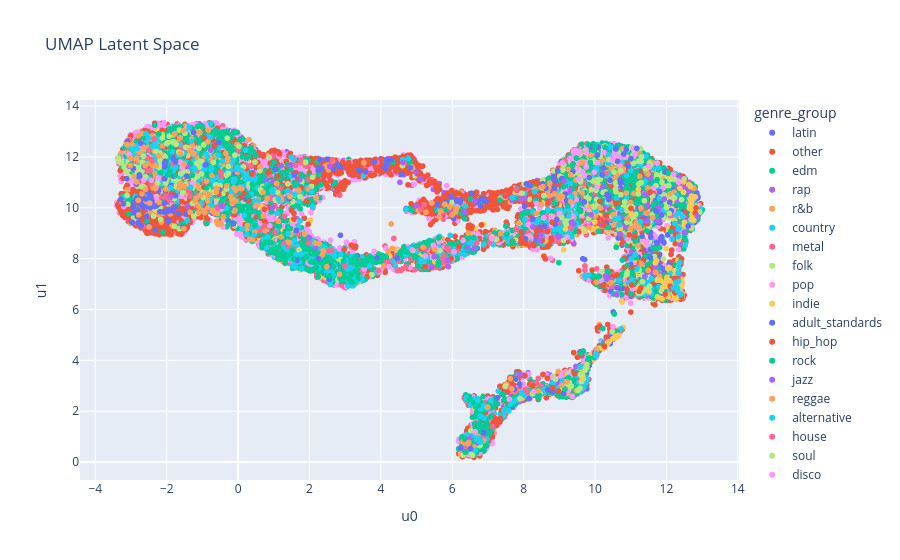
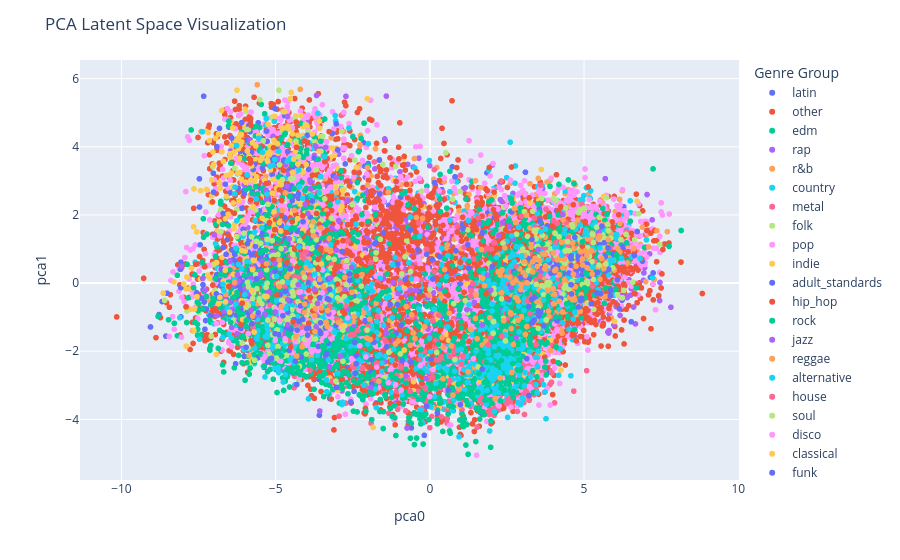

Notebook code for these charts, in order:
### Code cell
import torch
# Trying to visualize latent space using UMAP
from umap import UMAP

encoder.eval()
with torch.no_grad():
    X_train_tensor = torch.from_numpy(X_train_embedding).float().to(device)
    z_mean, z_log_var = encoder(X_train_tensor)
    latent_space = z_mean.cpu().numpy()

umap = UMAP(n_neighbors=20, min_dist=0.1, random_state=42)
z_umap = umap.fit_transform(latent_space)

df_umap = pd.DataFrame({
    "u0": z_umap[:, 0],
    "u1": z_umap[:, 1],
    "genre_group": y_train_embedding
})
fig = px.scatter(df_umap, x="u0", y="u1", color="genre_group", title="UMAP Latent Space")
fig.show()

pca = PCA(n_components=2)
X_train_pca = pca.fit_transform(latent_space)

# Convert the data to a pandas DataFrame
df = pd.DataFrame({
    'pca0': X_train_pca[:, 0],
    'pca1': X_train_pca[:, 1],
    'genre_group': y_train_embedding
})

#Original code line: df = pd.DataFrame({'pca0': X_train_pca[:, 0], 'pca1': X_train_pca[:, 1], 'genre_group': y_train_embedding})

# Create a scatter plot using Plotly
fig = px.scatter(df, x='pca0', y='pca1', color='genre_group')

# Add labels and adjust the layout
fig.update_layout(
    title='PCA Latent Space Visualization',
    xaxis_title='pca0',
    yaxis_title='pca1',
    legend_title='Genre Group'
)

# Display the plot
fig.show()

### Figure 1 — Plotly figure (JSON) as saved in the notebook; plotly's stock layout.template omitted (floating-point values rounded to 4 significant figures; data arrays with more than 128 entries replaced by an {"elided": "..."} marker saying what was removed)
{"data": [{"hovertemplate": "genre_group=latin<br>u0=%{x}<br>u1=%{y}<extra></extra>", "legendgroup": "latin", "marker": {"color": "#636efa", "symbol": "circle"}, "mode": "markers", "name": "latin", "showlegend": true, "type": "scattergl", "x": {"elided": "501 float values"}, "xaxis": "x", "y": {"elided": "501 float values"}, "yaxis": "y"}, {"hovertemplate": "genre_group=other<br>u0=%{x}<br>u1=%{y}<extra></extra>", "legendgroup": "other", "marker": {"color": "#EF553B", "symbol": "circle"}, "mode": "markers", "name": "other", "showlegend": true, "type": "scattergl", "x": {"elided": "5756 float values"}, "xaxis": "x", "y": {"elided": "5756 float values"}, "yaxis": "y"}, {"hovertemplate": "genre_group=edm<br>u0=%{x}<br>u1=%{y}<extra></extra>", "legendgroup": "edm", "marker": {"color": "#00cc96", "symbol": "circle"}, "mode": "markers", "name": "edm", "showlegend": true, "type": "scattergl", "x": {"elided": "249 float values"}, "xaxis": "x", "y": {"elided": "249 float values"}, "yaxis": "y"}, {"hovertemplate": "genre_group=rap<br>u0=%{x}<br>u1=%{y}<extra></extra>", "legendgroup": "rap", "marker": {"color": "#ab63fa", "symbol": "circle"}, "mode": "markers", "name": "rap", "showlegend": true, "type": "scattergl", "x": {"elided": "1027 float values"}, "xaxis": "x", "y": {"elided": "1027 float values"}, "yaxis": "y"}, {"hovertemplate": "genre_group=r&b<br>u0=%{x}<br>u1=%{y}<extra></extra>", "legendgroup": "r&b", "marker": {"color": "#FFA15A", "symbol": "circle"}, "mode": "markers", "name": "r&b", "showlegend": true, "type": "scattergl", "x": {"elided": "770 float values"}, "xaxis": "x", "y": {"elided": "770 float values"}, "yaxis": "y"}, {"hovertemplate": "genre_group=country<br>u0=%{x}<br>u1=%{y}<extra></extra>", "legendgroup": "country", "marker": {"color": "#19d3f3", "symbol": "circle"}, "mode": "markers", "name": "country", "showlegend": true, "type": "scattergl", "x": {"elided": "1643 float values"}, "xaxis": "x", "y": {"elided": "1643 float values"}, "yaxis": "y"}, {"hovertemplate": "genre_group=metal<br>u0=%{x}<br>u1=%{y}<extra></extra>", "legendgroup": "metal", "marker": {"color": "#FF6692", "symbol": "circle"}, "mode": "markers", "name": "metal", "showlegend": true, "type": "scattergl", "x": {"elided": "1077 float values"}, "xaxis": "x", "y": {"elided": "1077 float values"}, "yaxis": "y"}, {"hovertemplate": "genre_group=folk<br>u0=%{x}<br>u1=%{y}<extra></extra>", "legendgroup": "folk", "marker": {"color": "#B6E880", "symbol": "circle"}, "mode": "markers", "name": "folk", "showlegend": true, "type": "scattergl", "x": {"elided": "455 float values"}, "xaxis": "x", "y": {"elided": "455 float values"}, "yaxis": "y"}, {"hovertemplate": "genre_group=pop<br>u0=%{x}<br>u1=%{y}<extra></extra>", "legendgroup": "pop", "marker": {"color": "#FF97FF", "symbol": "circle"}, "mode": "markers", "name": "pop", "showlegend": true, "type": "scattergl", "x": {"elided": "5758 float values"}, "xaxis": "x", "y": {"elided": "5758 float values"}, "yaxis": "y"}, {"hovertemplate": "genre_group=indie<br>u0=%{x}<br>u1=%{y}<extra></extra>", "legendgroup": "indie", "marker": {"color": "#FECB52", "symbol": "circle"}, "mode": "markers", "name": "indie", "showlegend": true, "type": "scattergl", "x": {"elided": "722 float values"}, "xaxis": "x", "y": {"elided": "722 float values"}, "yaxis": "y"}, {"hovertemplate": "genre_group=adult_standards<br>u0=%{x}<br>u1=%{y}<extra></extra>", "legendgroup": "adult_standards", "marker": {"color": "#636efa", "symbol": "circle"}, "mode": "markers", "name": "adult_standards", "showlegend": true, "type": "scattergl", "x": {"elided": "567 float values"}, "xaxis": "x", "y": {"elided": "567 float values"}, "yaxis": "y"}, {"hovertemplate": "genre_group=hip_hop<br>u0=%{x}<br>u1=%{y}<extra></extra>", "legendgroup": "hip_hop", "marker": {"color": "#EF553B", "symbol": "circle"}, "mode": "markers", "name": "hip_hop", "showlegend": true, "type": "scattergl", "x": {"elided": "2257 float values"}, "xaxis": "x", "y": {"elided": "2257 float values"}, "yaxis": "y"}, {"hovertemplate": "genre_group=rock<br>u0=%{x}<br>u1=%{y}<extra></extra>", "legendgroup": "rock", "marker": {"color": "#00cc96", "symbol": "circle"}, "mode": "markers", "name": "rock", "showlegend": true, "type": "scattergl", "x": {"elided": "2545 float values"}, "xaxis": "x", "y": {"elided": "2545 float values"}, "yaxis": "y"}, {"hovertemplate": "genre_group=jazz<br>u0=%{x}<br>u1=%{y}<extra></extra>", "legendgroup": "jazz", "marker": {"color": "#ab63fa", "symbol": "circle"}, "mode": "markers", "name": "jazz", "showlegend": true, "type": "scattergl", "x": [8.516, 0.9868, 10.05, 11.34, 12.41, 10.52, 8.442, 10.22, 11.47, 11.45, 10.76, 11.56, 9.463, 11.78, 11.76, 11.53, 12.29, 8.204, 11.84, 6.444, 11.45, 9.565, 12.78, 12.38, 5.718, 12.5, 12.31, 10.89, 10.78, 12.27, 12.82, 10.74, 11.67, 12.35, -1.683, 9.159, 12.26, 11.61, 11.61, 12.27, -2.542, 11.9, 10.27, 12.26, 7.12, 10.35, 10.33, 10.18, 11.43, 12.38, 12.41, 7.885, 1.079, 12.61, 12.32, 11.58, 7.928, 12.56, 12.3, 12.37, 8.701, 12.2, 12.3, 10.01, 9.295, 8.96, 10.31, 12.28, 12.32, 8.901, 12.3, 11.82, 12.31, 12.75, 11.7, 9.062, 6.582, 10.02, 11.46, 7.966, 0.7873, 9.489, 12.15, 11.47, 8.16, 10.27, 5.955, 9.668, 8.024, 12.49, 12.29, 11.58, 11.34, 9.661, 11.24, 12.64, 9.784, 8.643, 12.64, 11.1, 12.33, 11.32, 10.61, 12.33, 8.175, 8.963, 11.03, 5.704, 7.663], "xaxis": "x", "y": [8.665, 11.02, 10.34, 7.325, 7.277, 9.312, 2.874, 10.82, 10.54, 6.535, 9.299, 11.17, 3.761, 10.03, 9.472, 9.404, 11.2, 9.478, 9.894, 0.7292, 7.189, 3.166, 9.619, 11.15, 7.861, 10.64, 9.329, 9.233, 11.37, 6.869, 9.791, 9.627, 7.734, 7.268, 10.82, 10.36, 6.488, 9.586, 7.346, 10.33, 9.979, 9.803, 12.29, 9.021, 8.758, 9.269, 4.667, 9.316, 9.486, 11.1, 10.95, 2.376, 10.52, 10.9, 6.98, 11.45, 10.34, 9.522, 10.8, 8.581, 9.423, 6.874, 10.3, 10.48, 10.67, 3.092, 4.745, 6.844, 6.963, 3.177, 7.279, 7.392, 6.942, 9.779, 7.693, 3.156, 1.044, 10.06, 10.13, 8.951, 11.07, 3.479, 7.13, 11.2, 8.794, 10.03, 8.054, 3.139, 10.37, 10.8, 9.204, 7.479, 9.643, 2.845, 9.508, 11.0, 3.267, 9.707, 10.66, 9.986, 7.187, 10.59, 10.88, 7.345, 9.412, 9.773, 8.273, 8.289, 10.3], "yaxis": "y"}, {"hovertemplate": "genre_group=reggae<br>u0=%{x}<br>u1=%{y}<extra></extra>", "legendgroup": "reggae", "marker": {"color": "#FFA15A", "symbol": "circle"}, "mode": "markers", "name": "reggae", "showlegend": true, "type": "scattergl", "x": {"elided": "250 float values"}, "xaxis": "x", "y": {"elided": "250 float values"}, "yaxis": "y"}, {"hovertemplate": "genre_group=alternative<br>u0=%{x}<br>u1=%{y}<extra></extra>", "legendgroup": "alternative", "marker": {"color": "#19d3f3", "symbol": "circle"}, "mode": "markers", "name": "alternative", "showlegend": true, "type": "scattergl", "x": {"elided": "645 float values"}, "xaxis": "x", "y": {"elided": "645 float values"}, "yaxis": "y"}, {"hovertemplate": "genre_group=house<br>u0=%{x}<br>u1=%{y}<extra></extra>", "legendgroup": "house", "marker": {"color": "#FF6692", "symbol": "circle"}, "mode": "markers", "name": "house", "showlegend": true, "type": "scattergl", "x": {"elided": "178 float values"}, "xaxis": "x", "y": {"elided": "178 float values"}, "yaxis": "y"}, {"hovertemplate": "genre_group=soul<br>u0=%{x}<br>u1=%{y}<extra></extra>", "legendgroup": "soul", "marker": {"color": "#B6E880", "symbol": "circle"}, "mode": "markers", "name": "soul", "showlegend": true, "type": "scattergl", "x": {"elided": "351 float values"}, "xaxis": "x", "y": {"elided": "351 float values"}, "yaxis": "y"}, {"hovertemplate": "genre_group=disco<br>u0=%{x}<br>u1=%{y}<extra></extra>", "legendgroup": "disco", "marker": {"color": "#FF97FF", "symbol": "circle"}, "mode": "markers", "name": "disco", "showlegend": true, "type": "scattergl", "x": [10.07, 11.05, -1.627, 8.671, 5.541, 9.498, 10.68, -1.282, 0.8868, 9.538, 9.082, 10.04, -2.28, 6.645, 10.58, 8.774, 9.29, 11.5, 6.004, -1.568, 1.255, 9.65, 8.767, 9.453, 9.138, 9.767, 9.365, 9.373, 11.11, 11.91, 12.24, 9.117, 8.559, -0.4215, 11.08, 9.228, 1.11, 8.282, 8.352, -2.65, 9.21, 9.472, -2.706, 8.71, 9.404, 8.28, 10.69, 10.93, 9.745, 8.133, 10.25, 10.82, 5.469, 6.303, 10.55, 9.297, 12.2, 10.49, 9.749, 11.64, 9.539, 4.88, 7.113, 7.598, 9.747, 9.478, -3.052, 5.495, -2.429, 9.978, 10.53, 0.1698, 0.04804, 9.46, 5.243, -2.232, 8.782, 9.151, 9.556, 10.05, 12.34, 8.122, 3.533, 6.136, 9.713, 9.493, 9.482, 8.155, 8.139, 10.61, 11.74, 9.002, 10.01, -2.294, 9.341, 9.368, 10.17, 9.423, 5.626, 10.38, 6.045, 10.39, 8.362, -3.205], "xaxis": "x", "y": [11.77, 6.812, 11.8, 8.902, 8.393, 11.8, 11.97, 10.97, 9.294, 12.11, 11.77, 12.17, 10.28, 1.187, 12.08, 9.462, 3.367, 11.64, 7.998, 11.59, 10.33, 11.41, 9.625, 12.05, 10.73, 12.41, 2.588, 11.83, 12.08, 10.78, 7.07, 10.32, 9.605, 12.23, 12.34, 2.784, 8.743, 2.77, 8.989, 11.07, 8.842, 10.32, 12.44, 8.876, 12.15, 8.807, 11.69, 8.8, 11.79, 9.341, 12.18, 11.99, 8.521, 8.721, 12.2, 11.95, 11.32, 11.88, 11.61, 10.77, 11.13, 8.342, 8.792, 2.466, 12.17, 12.18, 12.09, 8.326, 11.08, 11.4, 12.11, 10.33, 9.377, 11.99, 8.104, 11.17, 9.324, 10.7, 12.23, 10.81, 11.01, 10.91, 7.582, 10.04, 11.26, 11.51, 12.14, 8.9, 8.869, 12.01, 11.76, 9.79, 12.15, 10.37, 10.12, 9.674, 11.29, 12.26, 8.67, 9.317, 8.271, 10.46, 10.17, 10.05], "yaxis": "y"}, {"hovertemplate": "genre_group=classical<br>u0=%{x}<br>u1=%{y}<extra></extra>", "legendgroup": "classical", "marker": {"color": "#FECB52", "symbol": "circle"}, "mode": "markers", "name": "classical", "showlegend": true, "type": "scattergl", "x": {"elided": "138 float values"}, "xaxis": "x", "y": {"elided": "138 float values"}, "yaxis": "y"}, {"hovertemplate": "genre_group=funk<br>u0=%{x}<br>u1=%{y}<extra></extra>", "legendgroup": "funk", "marker": {"color": "#636efa", "symbol": "circle"}, "mode": "markers", "name": "funk", "showlegend": true, "type": "scattergl", "x": {"elided": "189 float values"}, "xaxis": "x", "y": {"elided": "189 float values"}, "yaxis": "y"}, {"hovertemplate": "genre_group=ambient<br>u0=%{x}<br>u1=%{y}<extra></extra>", "legendgroup": "ambient", "marker": {"color": "#EF553B", "symbol": "circle"}, "mode": "markers", "name": "ambient", "showlegend": true, "type": "scattergl", "x": [12.23, 12.19, 11.28, 10.96, 5.138, 12.4, 8.769, 11.11, 11.03, 11.01, 8.814, 12.81, 10.13, 8.255, 7.935, 7.342, 7.684, 10.26, 9.426, -0.9599, 10.3, 8.484, 8.347, 11.26, 8.059, 8.795, 5.234, 11.47, 12.27, -0.4246, 8.023, 8.767, 5.025, 12.42, 11.12, -0.4254, 8.396, 0.3087, 12.12, 10.07, 7.334, 10.32, 12.13, 10.21, 1.109, 0.07886, -0.6687, 8.337, 6.192, 8.287, 9.222, 11.13, 10.62, 5.966, 11.35, 12.83, 0.8468, 8.518, -0.5413, 11.3, 1.501, 12.26, 11.55, 12.43, 1.776, 0.3792, 8.667, 11.55, 10.49, 8.976, 10.48, 11.67, 12.32, -0.9443, 12.53, 8.242, 8.36, 12.17, 2.763, 11.97, 1.914, 10.6, 12.24, 7.934, 8.66, 8.71, 10.25, 0.1753, 9.961, 5.447, 12.1, 12.42, 7.933, 11.23], "xaxis": "x", "y": [7.216, 9.24, 6.844, 8.937, 8.405, 7.779, 8.805, 8.882, 6.964, 9.976, 2.913, 9.798, 10.26, 3.0, 8.804, 1.714, 8.684, 9.325, 3.481, 10.81, 7.301, 9.081, 8.912, 9.461, 8.58, 9.432, 7.686, 9.382, 7.079, 12.05, 8.615, 8.704, 11.33, 6.482, 9.432, 12.17, 8.988, 10.29, 6.887, 4.362, 1.576, 9.684, 8.171, 6.931, 11.25, 10.4, 12.44, 9.182, 8.476, 8.517, 9.706, 7.636, 7.359, 8.003, 7.939, 9.996, 11.38, 8.711, 10.53, 9.54, 9.893, 8.932, 7.62, 6.574, 10.79, 11.33, 8.463, 10.62, 7.281, 2.79, 9.232, 6.186, 7.231, 12.75, 9.776, 8.539, 9.101, 6.799, 10.78, 6.607, 10.25, 10.18, 6.663, 9.045, 9.067, 8.547, 4.564, 10.57, 7.079, 8.278, 6.915, 7.996, 8.608, 6.72], "yaxis": "y"}, {"hovertemplate": "genre_group=punk<br>u0=%{x}<br>u1=%{y}<extra></extra>", "legendgroup": "punk", "marker": {"color": "#00cc96", "symbol": "circle"}, "mode": "markers", "name": "punk", "showlegend": true, "type": "scattergl", "x": [-1.966, 5.836, 10.34, -1.914, 3.212, 3.291, 5.602, 9.157, 3.196, 6.484, 0.7774, 9.382, 4.948, 3.32, 7.529, -1.138, 1.165, 3.169, 6.603, 0.03149, 1.915, 3.994, 7.703, -1.98, 3.174, -1.287, 1.562, 3.472, 3.154, -2.164, 6.467, 4.535, 4.574, 9.977, 8.045, 3.27, 2.668, 1.081, 0.3965, 4.721, -3.006, 2.084, 10.38, -0.8827, 3.556, 1.83, 5.035, 5.608, 6.743, 0.4639, 9.866, 11.73, 1.293, 0.9366, 5.618, -1.835, 2.953, 9.118, 8.43, 3.804, 9.259, 3.539, 0.1133, 1.858, 3.354, 6.498, 10.28, 2.136, 3.469, 2.857, 3.168, 3.284, 5.072, -0.533, 9.802, 0.8609, -1.762, 1.47, 3.778, 1.899, 2.245, 2.28, 3.3, 0.0665, 8.404, -1.022, -2.218, 0.2753, 3.196, 2.344, 9.804, 6.363, 6.752, -0.4989, -0.2732, 1.357, 10.0, 3.609, 6.65, 9.876, 1.518, 3.355, 2.188, 9.476, 12.05, -0.0191, 5.269, 9.235, 6.385, 2.572, -1.342, 9.348, 2.367, 2.779, 6.649, 6.355, 6.6, 3.3, 9.714, 3.086, 1.306], "xaxis": "x", "y": [11.31, 9.932, 7.356, 11.45, 7.075, 8.091, 7.743, 2.87, 7.851, 2.477, 8.643, 11.73, 8.052, 7.76, 8.947, 10.71, 8.707, 7.096, 2.33, 10.62, 8.081, 7.885, 8.647, 11.29, 7.395, 11.28, 7.985, 7.905, 7.331, 11.38, 0.7742, 8.234, 8.283, 12.24, 9.839, 7.992, 7.684, 8.366, 10.92, 8.261, 11.71, 7.9, 9.232, 10.79, 7.847, 7.99, 7.708, 7.863, 2.24, 9.304, 11.78, 11.1, 8.834, 8.622, 8.818, 12.99, 7.911, 10.83, 2.636, 7.886, 3.316, 7.75, 9.971, 8.003, 7.226, 0.772, 12.38, 7.898, 7.78, 7.214, 7.943, 7.501, 8.524, 12.14, 12.49, 10.85, 11.27, 8.186, 7.873, 8.811, 7.293, 8.596, 7.848, 11.38, 2.853, 12.09, 12.91, 10.46, 7.85, 8.238, 4.05, 0.3917, 2.35, 12.07, 9.344, 8.065, 12.43, 7.911, 0.823, 12.03, 8.335, 7.425, 7.653, 11.96, 11.36, 10.34, 8.628, 10.08, 8.44, 7.321, 11.74, 10.39, 8.195, 7.482, 0.8008, 0.8928, 8.835, 7.944, 10.59, 7.229, 8.17], "yaxis": "y"}, {"hovertemplate": "genre_group=electronic<br>u0=%{x}<br>u1=%{y}<extra></extra>", "legendgroup": "electronic", "marker": {"color": "#ab63fa", "symbol": "circle"}, "mode": "markers", "name": "electronic", "showlegend": true, "type": "scattergl", "x": [6.714, 10.31, 9.132, 10.34, -0.7687, 1.262, 6.354, 11.41, 11.94, -0.4483, 4.988, 1.727, 6.48, 8.452, 8.998, 1.472, 2.566, 4.613, 8.257, 9.884, 8.969, 2.165, 4.979, -1.89, 12.86, 8.48, 1.993, 0.9761, 5.494, 10.46, 9.345, 5.869, 5.415, 9.401, 6.005, 12.5, 10.7, 5.109, 7.898, -1.416, 6.612, -1.413, 11.48, -3.047, 5.893, 11.4, 10.6, 1.207, 6.434, 6.619], "xaxis": "x", "y": [0.7584, 7.331, 11.05, 7.207, 12.27, 10.33, 9.819, 10.55, 10.35, 10.06, 10.09, 11.1, 0.9101, 8.711, 8.87, 11.69, 11.63, 11.78, 9.248, 9.726, 8.868, 8.43, 11.41, 10.42, 9.677, 8.937, 8.826, 10.01, 8.073, 7.171, 9.433, 7.932, 7.668, 9.367, 9.812, 9.045, 8.972, 11.14, 3.437, 10.05, 8.395, 11.63, 9.466, 11.63, 7.685, 7.306, 6.584, 11.66, 8.437, 10.26], "yaxis": "y"}, {"hovertemplate": "genre_group=gospel<br>u0=%{x}<br>u1=%{y}<extra></extra>", "legendgroup": "gospel", "marker": {"color": "#FFA15A", "symbol": "circle"}, "mode": "markers", "name": "gospel", "showlegend": true, "type": "scattergl", "x": {"elided": "149 float values"}, "xaxis": "x", "y": {"elided": "149 float values"}, "yaxis": "y"}, {"hovertemplate": "genre_group=christian<br>u0=%{x}<br>u1=%{y}<extra></extra>", "legendgroup": "christian", "marker": {"color": "#19d3f3", "symbol": "circle"}, "mode": "markers", "name": "christian", "showlegend": true, "type": "scattergl", "x": [10.68, 10.56, 10.74, 12.23, -0.8969, 9.717, 10.66, 12.34, -0.8582, 6.797, 11.13, 12.27, -0.7201, 12.37, 1.757, 12.46, 12.39, 6.679, 12.3, -1.881, 2.059, 12.31, 12.41, 10.73, 0.08665, 12.26, -1.205, 9.265, -0.02744, 12.32, 12.33, 12.35, -0.5534, 12.19, 0.9679, 1.13, 6.716, -1.327, 7.58, 10.02, 7.632, 8.031, -0.4411, 12.34, 11.58, 12.33, 9.336, 6.776, 6.734, 9.725, 9.585, 11.17, -0.1281, 11.27, 12.33], "xaxis": "x", "y": [9.314, 9.557, 9.914, 9.385, 12.11, 7.334, 9.586, 9.167, 12.02, 0.8305, 8.152, 7.016, 11.07, 7.854, 8.17, 9.676, 6.584, 0.8805, 6.858, 10.79, 10.64, 6.82, 6.607, 5.237, 11.47, 7.064, 11.51, 9.682, 11.51, 6.718, 7.431, 7.65, 12.07, 6.846, 10.61, 10.36, 2.412, 10.81, 2.02, 4.273, 2.269, 9.556, 11.83, 7.111, 7.209, 9.222, 10.45, 0.7772, 0.931, 7.272, 3.725, 7.592, 11.02, 9.45, 8.87], "yaxis": "y"}], "layout": {"legend": {"title": {"text": "genre_group"}, "tracegroupgap": 0}, "title": {"text": "UMAP Latent Space"}, "xaxis": {"anchor": "y", "domain": [0, 1], "title": {"text": "u0"}}, "yaxis": {"anchor": "x", "domain": [0, 1], "title": {"text": "u1"}}}}

### Figure 2 — Plotly figure (JSON) as saved in the notebook; plotly's stock layout.template omitted (floating-point values rounded to 4 significant figures; data arrays with more than 128 entries replaced by an {"elided": "..."} marker saying what was removed)
{"data": [{"hovertemplate": "genre_group=latin<br>pca0=%{x}<br>pca1=%{y}<extra></extra>", "legendgroup": "latin", "marker": {"color": "#636efa", "symbol": "circle"}, "mode": "markers", "name": "latin", "showlegend": true, "type": "scattergl", "x": {"elided": "501 float values"}, "xaxis": "x", "y": {"elided": "501 float values"}, "yaxis": "y"}, {"hovertemplate": "genre_group=other<br>pca0=%{x}<br>pca1=%{y}<extra></extra>", "legendgroup": "other", "marker": {"color": "#EF553B", "symbol": "circle"}, "mode": "markers", "name": "other", "showlegend": true, "type": "scattergl", "x": {"elided": "5756 float values"}, "xaxis": "x", "y": {"elided": "5756 float values"}, "yaxis": "y"}, {"hovertemplate": "genre_group=edm<br>pca0=%{x}<br>pca1=%{y}<extra></extra>", "legendgroup": "edm", "marker": {"color": "#00cc96", "symbol": "circle"}, "mode": "markers", "name": "edm", "showlegend": true, "type": "scattergl", "x": {"elided": "249 float values"}, "xaxis": "x", "y": {"elided": "249 float values"}, "yaxis": "y"}, {"hovertemplate": "genre_group=rap<br>pca0=%{x}<br>pca1=%{y}<extra></extra>", "legendgroup": "rap", "marker": {"color": "#ab63fa", "symbol": "circle"}, "mode": "markers", "name": "rap", "showlegend": true, "type": "scattergl", "x": {"elided": "1027 float values"}, "xaxis": "x", "y": {"elided": "1027 float values"}, "yaxis": "y"}, {"hovertemplate": "genre_group=r&b<br>pca0=%{x}<br>pca1=%{y}<extra></extra>", "legendgroup": "r&b", "marker": {"color": "#FFA15A", "symbol": "circle"}, "mode": "markers", "name": "r&b", "showlegend": true, "type": "scattergl", "x": {"elided": "770 float values"}, "xaxis": "x", "y": {"elided": "770 float values"}, "yaxis": "y"}, {"hovertemplate": "genre_group=country<br>pca0=%{x}<br>pca1=%{y}<extra></extra>", "legendgroup": "country", "marker": {"color": "#19d3f3", "symbol": "circle"}, "mode": "markers", "name": "country", "showlegend": true, "type": "scattergl", "x": {"elided": "1643 float values"}, "xaxis": "x", "y": {"elided": "1643 float values"}, "yaxis": "y"}, {"hovertemplate": "genre_group=metal<br>pca0=%{x}<br>pca1=%{y}<extra></extra>", "legendgroup": "metal", "marker": {"color": "#FF6692", "symbol": "circle"}, "mode": "markers", "name": "metal", "showlegend": true, "type": "scattergl", "x": {"elided": "1077 float values"}, "xaxis": "x", "y": {"elided": "1077 float values"}, "yaxis": "y"}, {"hovertemplate": "genre_group=folk<br>pca0=%{x}<br>pca1=%{y}<extra></extra>", "legendgroup": "folk", "marker": {"color": "#B6E880", "symbol": "circle"}, "mode": "markers", "name": "folk", "showlegend": true, "type": "scattergl", "x": {"elided": "455 float values"}, "xaxis": "x", "y": {"elided": "455 float values"}, "yaxis": "y"}, {"hovertemplate": "genre_group=pop<br>pca0=%{x}<br>pca1=%{y}<extra></extra>", "legendgroup": "pop", "marker": {"color": "#FF97FF", "symbol": "circle"}, "mode": "markers", "name": "pop", "showlegend": true, "type": "scattergl", "x": {"elided": "5758 float values"}, "xaxis": "x", "y": {"elided": "5758 float values"}, "yaxis": "y"}, {"hovertemplate": "genre_group=indie<br>pca0=%{x}<br>pca1=%{y}<extra></extra>", "legendgroup": "indie", "marker": {"color": "#FECB52", "symbol": "circle"}, "mode": "markers", "name": "indie", "showlegend": true, "type": "scattergl", "x": {"elided": "722 float values"}, "xaxis": "x", "y": {"elided": "722 float values"}, "yaxis": "y"}, {"hovertemplate": "genre_group=adult_standards<br>pca0=%{x}<br>pca1=%{y}<extra></extra>", "legendgroup": "adult_standards", "marker": {"color": "#636efa", "symbol": "circle"}, "mode": "markers", "name": "adult_standards", "showlegend": true, "type": "scattergl", "x": {"elided": "567 float values"}, "xaxis": "x", "y": {"elided": "567 float values"}, "yaxis": "y"}, {"hovertemplate": "genre_group=hip_hop<br>pca0=%{x}<br>pca1=%{y}<extra></extra>", "legendgroup": "hip_hop", "marker": {"color": "#EF553B", "symbol": "circle"}, "mode": "markers", "name": "hip_hop", "showlegend": true, "type": "scattergl", "x": {"elided": "2257 float values"}, "xaxis": "x", "y": {"elided": "2257 float values"}, "yaxis": "y"}, {"hovertemplate": "genre_group=rock<br>pca0=%{x}<br>pca1=%{y}<extra></extra>", "legendgroup": "rock", "marker": {"color": "#00cc96", "symbol": "circle"}, "mode": "markers", "name": "rock", "showlegend": true, "type": "scattergl", "x": {"elided": "2545 float values"}, "xaxis": "x", "y": {"elided": "2545 float values"}, "yaxis": "y"}, {"hovertemplate": "genre_group=jazz<br>pca0=%{x}<br>pca1=%{y}<extra></extra>", "legendgroup": "jazz", "marker": {"color": "#ab63fa", "symbol": "circle"}, "mode": "markers", "name": "jazz", "showlegend": true, "type": "scattergl", "x": [-4.063, 0.6389, -3.009, -3.868, -5.282, -4.44, -2.702, -2.473, -5.265, -4.618, -4.42, -4.691, -5.171, -5.296, -5.358, -5.091, -6.098, -3.55, -5.64, 2.693, -3.705, -4.622, -7.294, -6.418, -1.28, -6.22, -5.788, -3.046, -4.772, -5.083, -6.676, -4.004, -5.318, -5.357, 3.454, -3.759, -5.825, -5.082, -4.677, -6.06, 6.388, -5.489, -3.686, -6.484, 0.3237, -3.364, -3.886, -2.731, -5.439, -6.244, -6.347, -1.19, 1.323, -6.91, -4.938, -5.188, -3.498, -6.641, -6.428, -6.987, -4.751, -5.814, -5.809, -3.415, -4.894, -2.495, -3.38, -5.279, -5.23, -3.062, -5.193, -3.044, -5.286, -7.363, -4.608, -2.815, 2.303, -4.447, -5.117, -2.77, 2.851, -3.954, -5.295, -4.886, -3.725, -4.386, -1.461, -5.399, -4.173, -5.855, -6.002, -4.629, -4.726, -5.559, -4.703, -6.491, -5.91, -3.729, -6.207, -4.017, -4.574, -4.852, -3.834, -6.02, -2.678, -5.023, -2.955, -0.7832, -3.502], "xaxis": "x", "y": [0.6322, 1.114, 0.3474, 2.765, 2.953, -0.3177, -1.335, -1.236, -0.2409, 4.889, 0.0814, -0.2761, 0.6478, 0.5681, 1.189, 0.8947, -1.845, -0.07222, 0.1442, 1.298, 4.021, -0.2792, -0.2119, -0.7781, -2.548, -0.5611, 0.6713, 1.581, -1.409, 4.303, -0.8307, -0.4546, 2.722, 2.94, 1.164, -1.741, 4.205, 0.2991, 3.468, 0.9916, -0.3756, 0.2934, -0.9393, 0.6527, -0.1678, 1.165, 3.032, 0.6958, 0.6372, -1.485, -0.05218, 0.01559, -0.1278, -0.9588, 3.643, -0.2888, -0.8934, -0.4067, -1.3, 1.416, -1.532, 4.17, 0.1402, -1.14, -0.9407, -0.9213, 3.982, 4.662, 3.505, -1.129, 2.613, 3.09, 3.686, 0.1348, 3.103, -0.5406, -0.8102, -0.6206, 0.2059, -0.1831, 0.6153, 0.8494, 2.447, -0.6513, 0.2952, -0.09035, -2.314, -0.6489, -0.3921, -0.6493, -0.1636, 2.84, 0.9779, -0.981, -0.3054, -0.5388, -0.3208, -1.199, 0.05292, 0.644, 3.222, -0.6443, 0.2172, 2.873, -0.7847, -1.462, 1.837, -2.719, -1.158], "yaxis": "y"}, {"hovertemplate": "genre_group=reggae<br>pca0=%{x}<br>pca1=%{y}<extra></extra>", "legendgroup": "reggae", "marker": {"color": "#FFA15A", "symbol": "circle"}, "mode": "markers", "name": "reggae", "showlegend": true, "type": "scattergl", "x": {"elided": "250 float values"}, "xaxis": "x", "y": {"elided": "250 float values"}, "yaxis": "y"}, {"hovertemplate": "genre_group=alternative<br>pca0=%{x}<br>pca1=%{y}<extra></extra>", "legendgroup": "alternative", "marker": {"color": "#19d3f3", "symbol": "circle"}, "mode": "markers", "name": "alternative", "showlegend": true, "type": "scattergl", "x": {"elided": "645 float values"}, "xaxis": "x", "y": {"elided": "645 float values"}, "yaxis": "y"}, {"hovertemplate": "genre_group=house<br>pca0=%{x}<br>pca1=%{y}<extra></extra>", "legendgroup": "house", "marker": {"color": "#FF6692", "symbol": "circle"}, "mode": "markers", "name": "house", "showlegend": true, "type": "scattergl", "x": {"elided": "178 float values"}, "xaxis": "x", "y": {"elided": "178 float values"}, "yaxis": "y"}, {"hovertemplate": "genre_group=soul<br>pca0=%{x}<br>pca1=%{y}<extra></extra>", "legendgroup": "soul", "marker": {"color": "#B6E880", "symbol": "circle"}, "mode": "markers", "name": "soul", "showlegend": true, "type": "scattergl", "x": {"elided": "351 float values"}, "xaxis": "x", "y": {"elided": "351 float values"}, "yaxis": "y"}, {"hovertemplate": "genre_group=disco<br>pca0=%{x}<br>pca1=%{y}<extra></extra>", "legendgroup": "disco", "marker": {"color": "#FF97FF", "symbol": "circle"}, "mode": "markers", "name": "disco", "showlegend": true, "type": "scattergl", "x": [-3.59, -2.761, 4.95, -3.482, -1.722, -3.408, -3.136, 3.999, 4.29, -4.694, -3.986, -5.34, 4.534, 1.163, -3.369, -3.789, -2.733, -4.814, -2.27, 4.132, 0.8633, -4.157, -3.853, -4.05, -3.239, -2.073, -4.466, -3.728, -3.912, -5.464, -6.002, -3.425, -3.128, 4.1, -5.011, -2.668, 4.124, -2.124, -4.233, 4.254, -5.765, -3.918, 5.543, -4.45, -4.002, -3.598, -4.241, -2.996, -3.226, -3.303, -3.826, -3.188, -1.108, -0.3141, -2.905, -3.487, -6.918, -4.136, -4.045, -4.982, -3.625, -0.007306, -0.4279, -0.9309, -4.885, -4.356, 5.533, -1.283, 4.173, -2.863, -3.983, 3.066, 4.049, -3.894, -0.2726, 3.846, -3.484, -4.681, -4.487, -2.582, -6.73, -3.259, 1.416, -1.342, -3.241, -3.944, -3.964, -4.194, -3.816, -4.346, -5.54, -3.612, -4.835, 3.842, -3.748, -5.887, -3.3, -4.113, -2.541, -3.38, -1.767, -4.807, -3.694, 6.04], "xaxis": "x", "y": [-0.7947, 3.967, 0.2445, 0.3879, -2.463, -0.4679, -0.8596, 0.4936, -0.6285, -1.637, -0.2649, -2.144, 0.3781, -1.044, -1.474, -0.9305, 0.4827, -0.8486, -1.842, 0.9041, -0.457, -1.461, -1.952, -1.794, -1.34, -2.168, -2.043, -1.962, -1.634, -0.7822, 3.354, -1.582, -1.601, 0.2435, -1.68, -1.021, -1.362, -1.067, -0.2691, 0.1693, -0.2135, -0.4107, 0.9555, 0.6587, -1.399, -0.6012, -0.7903, 1.65, -1.646, -0.4462, -2.032, -1.011, -2.984, -2.425, -1.273, -1.67, -1.185, -0.8268, -1.061, -0.7525, -1.982, -3.333, 0.1111, -3.14, -1.086, -1.722, 0.7707, -2.551, -0.2628, -0.6323, -1.824, -0.1863, -1.197, -1.741, -1.708, 0.7767, -0.2874, -0.8664, -1.87, -0.1726, -1.153, -1.092, -2.22, -2.925, -1.127, -1.572, -1.568, -0.2517, -0.2163, -1.43, -0.8736, -1.816, -2.293, 0.1983, -0.9964, -1.485, -0.9571, -1.845, -2.22, 1.092, -1.832, -0.6472, 0.1824, 0.0699], "yaxis": "y"}, {"hovertemplate": "genre_group=classical<br>pca0=%{x}<br>pca1=%{y}<extra></extra>", "legendgroup": "classical", "marker": {"color": "#FECB52", "symbol": "circle"}, "mode": "markers", "name": "classical", "showlegend": true, "type": "scattergl", "x": {"elided": "138 float values"}, "xaxis": "x", "y": {"elided": "138 float values"}, "yaxis": "y"}, {"hovertemplate": "genre_group=funk<br>pca0=%{x}<br>pca1=%{y}<extra></extra>", "legendgroup": "funk", "marker": {"color": "#636efa", "symbol": "circle"}, "mode": "markers", "name": "funk", "showlegend": true, "type": "scattergl", "x": {"elided": "189 float values"}, "xaxis": "x", "y": {"elided": "189 float values"}, "yaxis": "y"}, {"hovertemplate": "genre_group=ambient<br>pca0=%{x}<br>pca1=%{y}<extra></extra>", "legendgroup": "ambient", "marker": {"color": "#EF553B", "symbol": "circle"}, "mode": "markers", "name": "ambient", "showlegend": true, "type": "scattergl", "x": [-5.811, -6.521, -4.322, -3.53, 0.3432, -6.337, -4.958, -3.974, -3.647, -4.465, -3.792, -7.906, -3.933, -2.368, -2.535, 0.6302, -1.7, -3.626, -3.078, 3.385, -3.774, -3.88, -3.927, -4.654, -2.992, -4.505, 0.08097, -4.38, -1.406, 4.067, -2.762, -5.35, -2.092, -5.795, -3.673, 3.795, -4.083, 2.496, -4.745, -4.116, 0.9898, -4.289, -5.758, -1.995, 2.271, 2.771, 4.796, -3.498, -1.119, -3.582, -5.77, -3.807, -5.034, -1.83, -4.805, -7.588, 2.462, -4.054, 3.718, -4.635, 1.822, -6.69, -5.045, -4.907, 1.486, 2.831, -3.708, -5.075, -1.745, -3.191, -2.816, -4.336, -7.047, 4.946, -6.083, -3.621, -3.798, -5.822, -0.763, -5.07, 0.9316, -3.112, -5.854, -2.823, -4.435, -3.876, -5.202, 2.063, -0.9953, -0.2516, -5.305, -6.522, -2.37, -4.064], "xaxis": "x", "y": [2.438, -0.09969, 3.985, 1.02, -1.374, 2.05, -0.3478, 2.373, 3.168, 1.805, -0.8171, -0.6982, -0.2029, 0.6882, -0.6186, 0.4084, -0.06282, 0.6982, 0.419, 0.7802, 1.389, -0.4261, -1.177, 1.487, -0.02776, -1.869, -2.369, 0.9971, 3.32, 0.3841, -0.8941, 0.5185, 0.08788, 4.625, 2.042, 0.7199, -0.8467, -0.4301, 3.303, 1.974, 0.6108, 0.4895, 1.855, 2.411, 1.026, 0.05335, 0.5413, -0.8111, -2.407, 1.722, -1.774, 3.169, 1.566, -1.561, 2.42, 0.554, 1.56, -0.1142, 0.4805, 0.6148, -0.3141, 1.209, 2.423, 3.874, 1.669, 0.6807, -0.2577, 0.69, 1.861, -2.569, 1.242, 4.726, 2.381, 1.08, -0.5914, 0.4265, -1.432, 3.523, 1.39, 3.969, 0.1545, 0.2572, 3.647, -0.8282, -1.138, 0.4292, 1.775, 0.8625, 1.858, -2.954, 2.92, 1.399, 0.2108, 4.174], "yaxis": "y"}, {"hovertemplate": "genre_group=punk<br>pca0=%{x}<br>pca1=%{y}<extra></extra>", "legendgroup": "punk", "marker": {"color": "#00cc96", "symbol": "circle"}, "mode": "markers", "name": "punk", "showlegend": true, "type": "scattergl", "x": [4.44, -0.5854, -3.029, 4.565, 2.291, 1.063, -1.69, -4.302, 1.619, 2.411, 4.095, -2.491, -0.774, 1.233, -2.507, 3.347, 2.49, 1.626, 1.556, 3.388, 2.715, 0.9504, -2.924, 4.712, 2.855, 4.224, 2.803, 0.6275, 1.388, 5.104, 2.69, -0.1307, -0.2946, -3.787, -2.786, 1.035, 1.102, 2.686, 2.202, -0.3105, 4.944, 1.718, -2.466, 3.757, 0.971, 1.891, 0.2578, -1.198, 0.7526, 2.868, -3.479, -4.92, 3.05, 3.262, -1.825, 6.056, 1.881, -3.357, -1.115, 0.3557, -2.561, 0.9256, 2.52, 2.288, 1.354, 2.648, -3.427, 1.954, 0.8636, 2.319, 1.241, 0.5904, -1.277, 4.272, -1.525, 2.532, 5.018, 2.843, 0.4404, 2.243, 3.473, 1.517, 1.197, 3.655, -2.54, 5.06, 6.032, 2.653, 1.594, 2.548, -4.206, 3.839, 1.835, 3.221, 4.694, 2.569, -4.091, 0.4375, 2.21, -3.173, 2.914, 1.815, 1.87, -2.998, -5.951, 3.149, -1.257, -4.808, -2.804, 1.383, 4.26, -3.273, 2.316, 1.385, 2.766, 4.086, -0.2943, 1.179, -2.89, 2.696, 2.93], "xaxis": "x", "y": [-0.607, -1.617, 1.377, -0.5849, -2.926, -3.262, -0.4569, -2.471, -3.992, -3.145, -1.872, -1.989, -2.939, -3.573, -0.7636, -0.7654, -1.265, -3.774, -3.203, 0.2705, -3.186, -3.379, -1.512, -0.4986, -2.069, 0.2967, -2.888, -3.294, -3.058, 0.2577, -0.01883, -3.837, -4.133, -1.795, -2.12, -3.269, -4.127, -2.36, -0.9955, -3.863, 1.207, -3.773, 1.273, -0.4961, -4.02, -3.187, -2.747, -1.538, -3.63, -1.144, -1.837, -2.007, -1.683, -1.811, -2.682, 0.8271, -3.217, -1.692, -2.797, -3.505, -0.4252, -2.967, -0.9005, -3.457, -3.219, -0.09753, -1.878, -3.429, -3.319, -3.084, -5.024, -3.842, -3.679, 0.118, -2.884, 0.9354, -0.1414, -1.811, -2.685, -1.088, -2.756, -1.521, -4.152, 1.155, -0.1805, 0.2981, -0.1771, -0.2033, -2.659, -2.053, 0.6026, -0.4016, -2.33, -1.586, -1.357, -2.984, -2.704, -2.353, -0.8106, -2.517, -2.256, -3.431, -2.919, -1.624, -1.097, -0.3164, -2.683, -2.138, -2.588, -3.073, 1.172, -1.141, -2.271, -3.301, 0.2799, -1.0, -1.957, -3.452, -0.6589, -2.675, -2.555], "yaxis": "y"}, {"hovertemplate": "genre_group=electronic<br>pca0=%{x}<br>pca1=%{y}<extra></extra>", "legendgroup": "electronic", "marker": {"color": "#ab63fa", "symbol": "circle"}, "mode": "markers", "name": "electronic", "showlegend": true, "type": "scattergl", "x": [2.628, -4.562, -4.61, -3.178, 4.315, 1.868, -1.029, -5.48, -5.338, 3.509, 1.199, 2.237, 1.695, -3.277, -4.604, 2.359, 1.604, -3.022, -3.641, -4.266, -3.743, 2.796, -3.224, 4.764, -8.054, -3.688, 1.438, 1.978, -0.124, -4.04, -5.794, -1.413, -0.06091, -5.012, -0.06619, -6.245, -3.953, -0.4554, -2.535, 3.623, -2.906, 3.967, -5.015, 5.487, -0.622, -2.66, -1.463, 2.589, -1.918, -3.258], "xaxis": "x", "y": [-0.1387, 1.296, -1.224, 1.627, 2.012, 0.2275, -0.3097, 0.2379, -0.9196, 0.987, -0.7782, 1.388, -1.235, -0.9061, -0.4875, 1.776, 1.739, 0.9629, -0.5976, -0.04923, -0.1854, -1.599, 0.1501, 0.2272, 0.495, -1.287, -0.5667, -0.208, -2.807, 2.315, -0.794, -1.462, -1.348, -0.8497, -0.4281, 0.2436, 2.044, -0.2116, 0.4627, 0.3611, -2.141, -0.6135, 0.5774, 1.492, -0.2009, 2.433, 4.231, 1.665, -3.061, -2.457], "yaxis": "y"}, {"hovertemplate": "genre_group=gospel<br>pca0=%{x}<br>pca1=%{y}<extra></extra>", "legendgroup": "gospel", "marker": {"color": "#FFA15A", "symbol": "circle"}, "mode": "markers", "name": "gospel", "showlegend": true, "type": "scattergl", "x": {"elided": "149 float values"}, "xaxis": "x", "y": {"elided": "149 float values"}, "yaxis": "y"}, {"hovertemplate": "genre_group=christian<br>pca0=%{x}<br>pca1=%{y}<extra></extra>", "legendgroup": "christian", "marker": {"color": "#19d3f3", "symbol": "circle"}, "mode": "markers", "name": "christian", "showlegend": true, "type": "scattergl", "x": [-3.732, -3.984, -3.875, -5.683, 5.517, -1.125, -4.071, -6.105, 4.358, 2.741, -3.847, -5.927, 2.652, -6.262, 1.854, -6.71, -6.267, 2.98, -5.179, 3.684, 0.651, -5.552, -5.421, -3.542, 3.107, -6.317, 4.272, -4.66, 3.994, -5.304, -5.628, -5.665, 3.835, -4.9, 2.158, 0.3827, 2.406, 3.595, 0.382, -4.649, -0.1003, -2.688, 4.046, -5.086, -4.252, -6.676, -4.969, 2.358, 2.447, -1.21, -4.603, -3.583, 3.747, -4.242, -6.206], "xaxis": "x", "y": [0.2641, 0.6168, 0.5034, 1.489, 1.033, 0.7547, -0.118, 0.4175, 1.458, 0.6241, 2.58, 3.174, 1.388, 1.828, -3.15, -0.03768, 4.036, 0.7963, 3.432, -0.4856, 1.851, 4.251, 3.839, 3.128, -0.1408, 2.814, 0.8185, -0.7487, 0.1404, 4.827, 2.47, 1.845, 0.6825, 3.863, 0.7579, 0.5348, -2.501, 1.51, 1.028, 1.638, -1.118, -0.5225, 1.055, 3.461, 3.318, -0.2245, 0.1938, -0.02521, -0.1633, 0.5395, 0.0244, 2.647, 1.581, 1.053, 0.5449], "yaxis": "y"}], "layout": {"legend": {"title": {"text": "Genre Group"}, "tracegroupgap": 0}, "margin": {"t": 60}, "title": {"text": "PCA Latent Space Visualization"}, "xaxis": {"anchor": "y", "domain": [0, 1], "title": {"text": "pca0"}}, "yaxis": {"anchor": "x", "domain": [0, 1], "title": {"text": "pca1"}}}}
